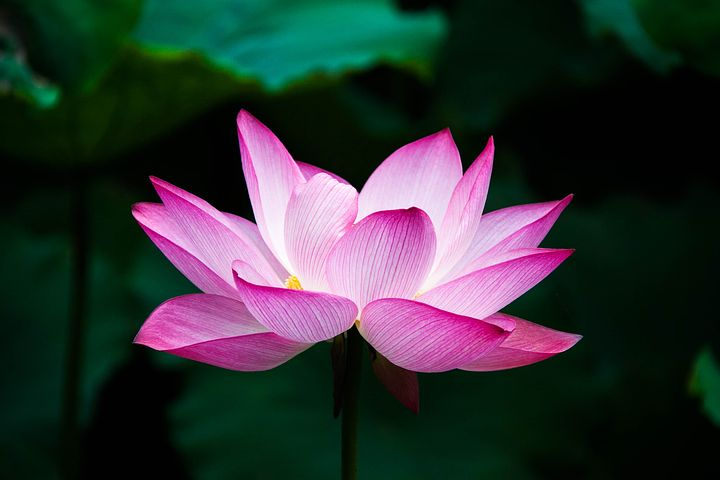
#> input picture bootcamp/image.jpg, 720 x 480 px
$ jupyter execute --allow-errors Scikit_image_Bootcamp.ipynb
#> lines starting #> are read from the running program, lines starting #| are printed output that depends on the picture
### bootcamp/utils/visualization.py
import matplotlib.pyplot as plt
import requests
import numpy as np

def download_image(url, filename="image.jpg"):
    """
    Function that downloads an image to a local directory
    :param url: The url of the image
    :param filename: the filename of the image
    """
    r = requests.get(url)

    # We open the file in 'write-mode'
    with open(filename, "wb") as f:
        # Write the content to the file.
        f.write(r.content)
    return

# [12 lines left out: function imshow, not called in this run]

def visualize(img, title, figsize: tuple=None):
    """
    A more complex function to plot an image it has
    an account on the figsize
    :param img: the image to be shown
    :param title: the title of the image
    :param figsize: the size of the image
    :type figsize: tuple
    """
    # Creates the figure
    fig: plt.Figure = plt.figure()

    # We set the color map to gray
    plt.gray()

    # Validate the figsize
    if figsize:
        fig.set_figwidth(figsize[0])
        fig.set_figheight(figsize[1])
    # Shows image
    plt.imshow(img)

    # Show title
    plt.title(title)
    plt.axis("off")

def visualize_subplot(imgs: list, titles: list, division: tuple, figsize: tuple=None):
    """
    An even more complex function to plot multiple images in one or
    two axis
    :param imgs: The images to be shown
    :param titles: The titles of each image
    :param division: The division of the plot
    :param figsize: the figsize of the entire plot
    """

    # We create the figure
    fig: plt.Figure = plt.figure(figsize=figsize)

    # Validate the figsize
    if figsize:
        fig.set_figwidth(figsize[0])
        fig.set_figheight(figsize[1])

    # We set the color map to gray
    plt.gray()

    # We make some assertions, the number of images and the number of titles
    # must be the same
    assert len(imgs) == len(titles), "La lista de imágenes y de títulos debe ser del mismo tamaño"

    # The division must have sense w.r.t. the number of images
    assert np.prod(division) >= len(imgs)

    # A loop to plot the images
    for index, title in enumerate(titles):
        ax: plt.Axes = fig.add_subplot(division[0], division[1], index+1)
        ax.imshow(imgs[index])
        ax.set_title(titles[index])
        plt.axis("off")

### bootcamp/Scikit_image_Bootcamp.ipynb
# **Scikit-image Bootcamp**

<table align="left">
  <td>
    <a target="_blank" href="https://colab.research.google.com/github/jpcano1/ISIS_4825_taller_3/blob/master/bootcamp/Scikit_image_Bootcamp.ipynb">Run in Google Colab</a>
  </td>
</table>

## **Contenido**
1. [**¿Qué es el color y cómo se representa?**](#id1)
2. [**Qué es una imagen y cómo se representa?**](#id2)
    - [**Cargar y visualizar una imagen en Scikit-Image**](#id2-1)
3. [**El histograma de una imagen**](#id3)
    - [**¿Cómo es un histograma de una imagen a color?**](#id3-1)
4. [**Binarización y Umbralización**](#id4)
    - [**Cómo recorrer una imagen**](#id4-1)
    - [**Binarizar a través de  `try_all_threshold` de scikit-image**](#id4-2)
    - [**Segmentación usando el método de la umbralización**](#id4-3)

## **¿Qué es el color y cómo se representa?**<a name="id1"></a>
- El color es una percepción visual que se presenta en el cerebro de los humanos gracias a los fotorreceptores oculares.
- Existen varios modelos para representar las distintos colores, entre ellos los más populares son RGB y CYMK.
- RGB $\to$ Colores en términos de intensidad de Rojo, Verde o Azul
- CYM $\to$ Colores en términos de los pigmentos del Cián, Amarillo y Magenta:

$$\begin{bmatrix} C\\[0.3em] M\\[0.3em] Y
   \end{bmatrix} = \begin{bmatrix} 1\\[0.3em] 1\\[0.3em] 1
                   \end{bmatrix} - \begin{bmatrix}R\\[0.3em] G\\[0.3em] B\end{bmatrix}$$

## **¿Qué es una imagen y cómo se representa?**<a name="id2"></a>
- Una imagen es una representación visual compuesta por colores.
- Se representa como un conjunto de matrices de tamaño $M \times N$ donde, dependiendo el modelo, una imagen representará un canal de color y cada matriz estará compuesta por números entre 0 y 1 o entre 0 y 255, la mayoría de las veces.

> Imagen tomada de [Scketch pad](https://www.sketchpad.net/)

### **Cargar y visualizar una imagen en Scikit-Image**<a name="id2-1"></a>

[cell 1]
import utils.visualization as vis
from skimage.filters import try_all_threshold

from skimage import io
from skimage import color

import numpy as np
import matplotlib.pyplot as plt

[cell 2]
url = "https://github.com/PacktPublishing/Python-Image-Processing-Cookbook/blob/master/Chapter%2004/images/lotus.png?raw=true"

[cell 3]
vis.download_image(url)
#> (the call stopped at in download_image, `r = requests.get(url)`: the network is not available in this run)

[cell 4]
img = io.imread("image.jpg")
#> img is the input picture: shape (480, 720, 3); mean R, G, B 48.1, 51.7, 53.1

[cell 5]
img.shape
#> Out = (480, 720, 3)

[cell 6]
vis.visualize(img, "Imagen Original")

[cell 7]
img_red = img[:, :, 0]
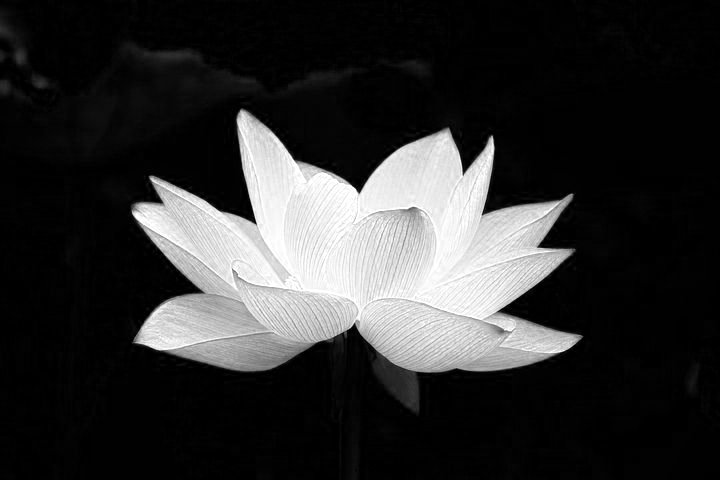
#> img_red: shape (480, 720); min 0, max 255, mean 48.1
img_green = img[:, :, 1]
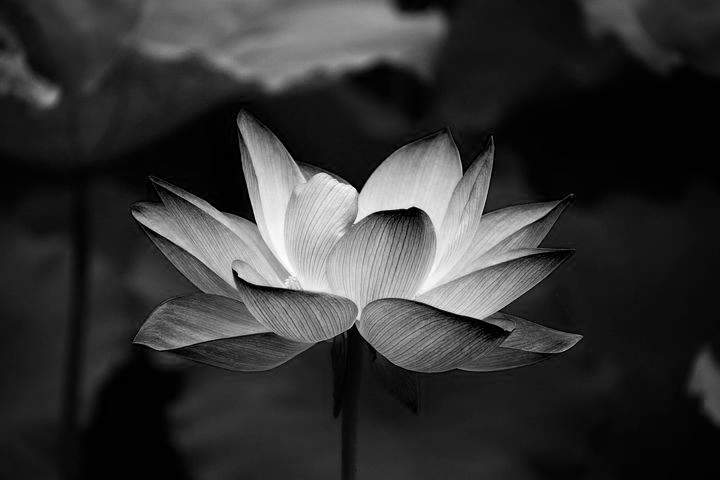
#> img_green: shape (480, 720); min 0, max 255, mean 51.7
img_blue = img[:, :, 2]
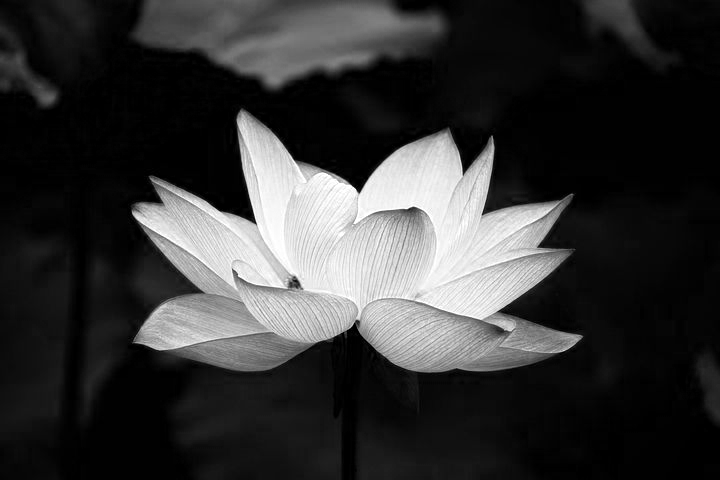
#> img_blue: shape (480, 720); min 0, max 255, mean 53.1

[cell 8]
vis.visualize_subplot([img_red, img_green, img_blue],
                      ["Canal Rojo", "Canal Verde", "Canal Azul"], (1, 3), figsize=(18, 6))

[cell 9]
vis.visualize(img_red, "Canal Rojo")
plt.colorbar();

[cell 10]
vis.visualize(img_green, "Canal Verde")
plt.colorbar();

[cell 11]
vis.visualize(img_blue, "Canal Azul")
plt.colorbar();
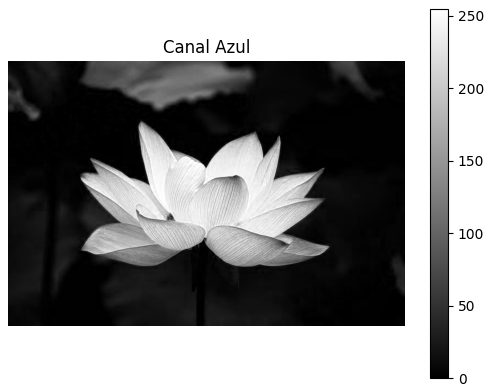
#> figure drawn by matplotlib, 2 panels

## **El histograma de una imagen**<a name="id3"></a>
- Representación gráfica de la distribución de las intensidades de las tonalidades de los canales de la imagen.
### **¿Cómo es un histograma de una imagen a color?**<a name="id3-1"></a>

[cell 12]
plt.figure(figsize=(6, 6))
plt.hist(img_red.ravel(), bins=256, color="r")
plt.show()
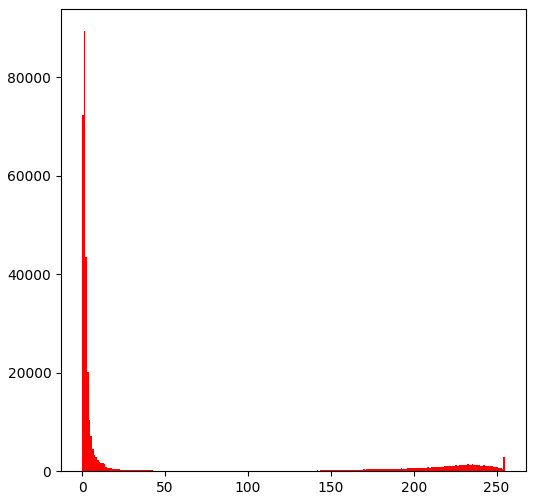
#> figure drawn by matplotlib, 1 panel; tallest bar 89409 high, from x = 0.996 to 1.99

[cell 13]
plt.figure(figsize=(6, 6))
plt.hist(img_green.ravel(), bins=256, color="g")
plt.show()
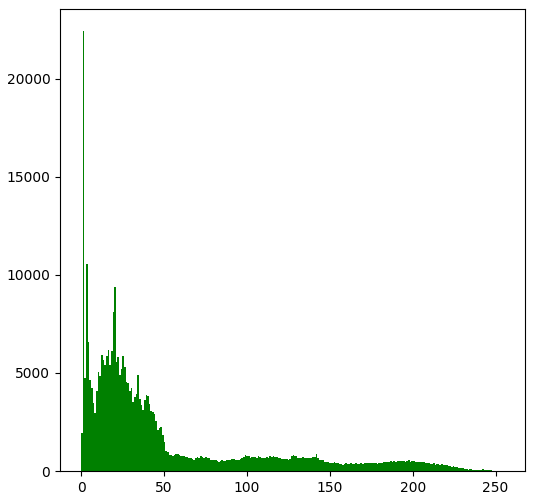
#> figure drawn by matplotlib, 1 panel; tallest bar 22429 high, from x = 0.996 to 1.99

[cell 14]
plt.figure(figsize=(6, 6))
plt.hist(img_blue.ravel(), bins=256, color="b")
plt.show()
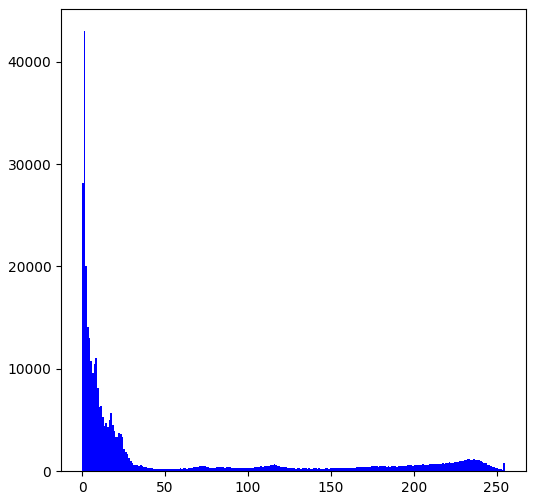
#> figure drawn by matplotlib, 1 panel; tallest bar 43009 high, from x = 0.996 to 1.99

[cell 15]
plt.figure(figsize=(6, 6))
plt.hist(img_red.ravel(), bins=256, alpha=0.4, color="r")
plt.hist(img_green.ravel(), bins=256, alpha=0.4, color="g")
plt.hist(img_blue.ravel(), bins=256, alpha=0.4, color="b")
plt.show()
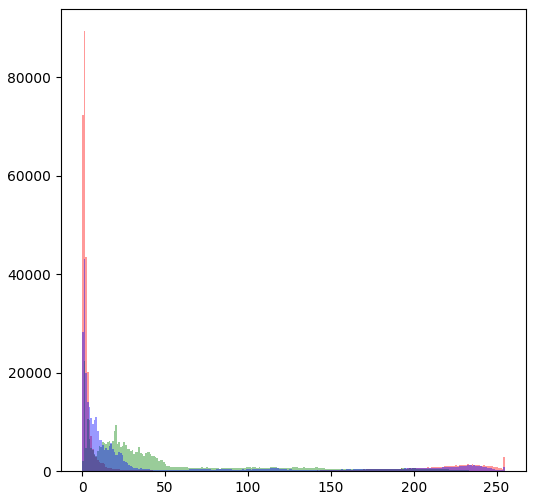
#> figure drawn by matplotlib, 1 panel; tallest bar 89409 high, from x = 0.996 to 1.99; tallest bar 22429 high, from x = 0.996 to 1.99; tallest bar 43009 high, from x = 0.996 to 1.99

## **Binarización y Umbralización**<a name="id4"></a>
- Binarizar es el arte de normalizar todos los píxeles de una imagen en términos de unos y ceros, de True y False.

> Imagen tomada de [Felix Niklas](https://felixniklas.com/)

- Umbralizar es el arte de binarizar una imagen dado un umbral numérico.
### **Cómo recorrer una imagen**<a name="id4-1"></a>
- Apliquemos el concepto de umbralización a una imagen pixel por pixel

[cell 16]
img_gray = color.rgb2gray(img)
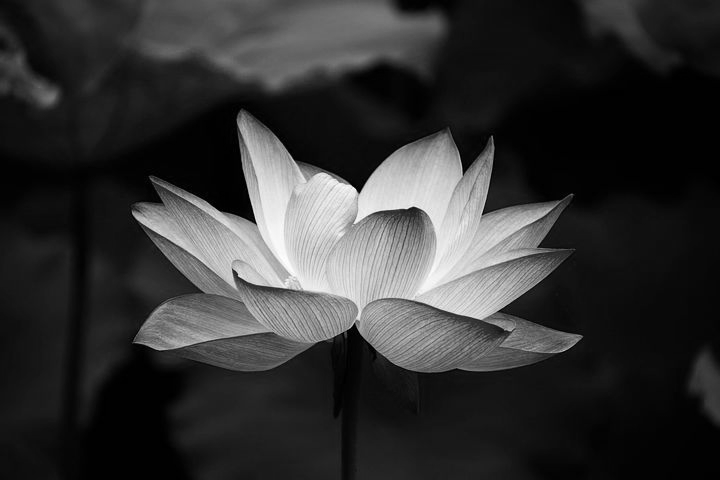
#> img_gray: shape (480, 720) float64; min 0, max 1, mean 0.2

### **Binarizar a través de  `try_all_threshold` de scikit-image**<a name="id4-2"></a>

[cell 17]
try_all_threshold(img_gray, verbose=0, figsize=(12, 24))
plt.show();
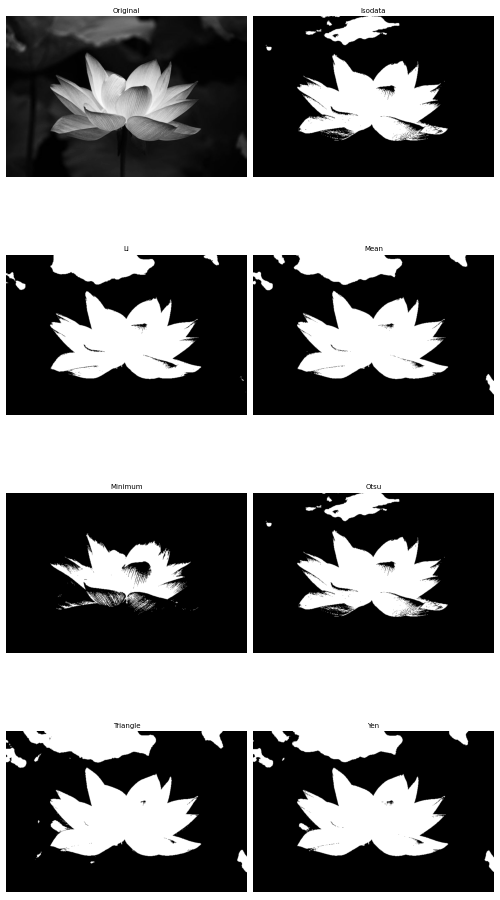
#> figure drawn by matplotlib, 8 panels

### **Segmentación usando el método de la umbralización**<a name="id4-3"></a>
- Segmentar es dividir una imagen en distintas partes u grupos de píxeles.

[cell 18]
def binarize(img_gray, thresh):
    binarized_img = np.zeros_like(img_gray, dtype=np.uint8)

    for i in range(img_gray.shape[0]):
        for j in range(img_gray.shape[1]):
            if img_gray[i, j] > thresh:
                mask = 1
            else:
                mask = 0
            binarized_img[i, j] = mask
    return binarized_img

#> (a cell that did not finish here is left out)

#> (a cell that did not finish here is left out)

#> (a cell that did not finish here is left out)

#> (a cell that did not finish here is left out)

[cell 23]
binarized_img_3 = np.zeros_like(img)
#> (the rest of this cell did not finish here and is left out)

[cell 24]
segmented_img_3 = binarized_img_3 * img
#> segmented_img_3: shape (480, 720, 3); every value is 0
